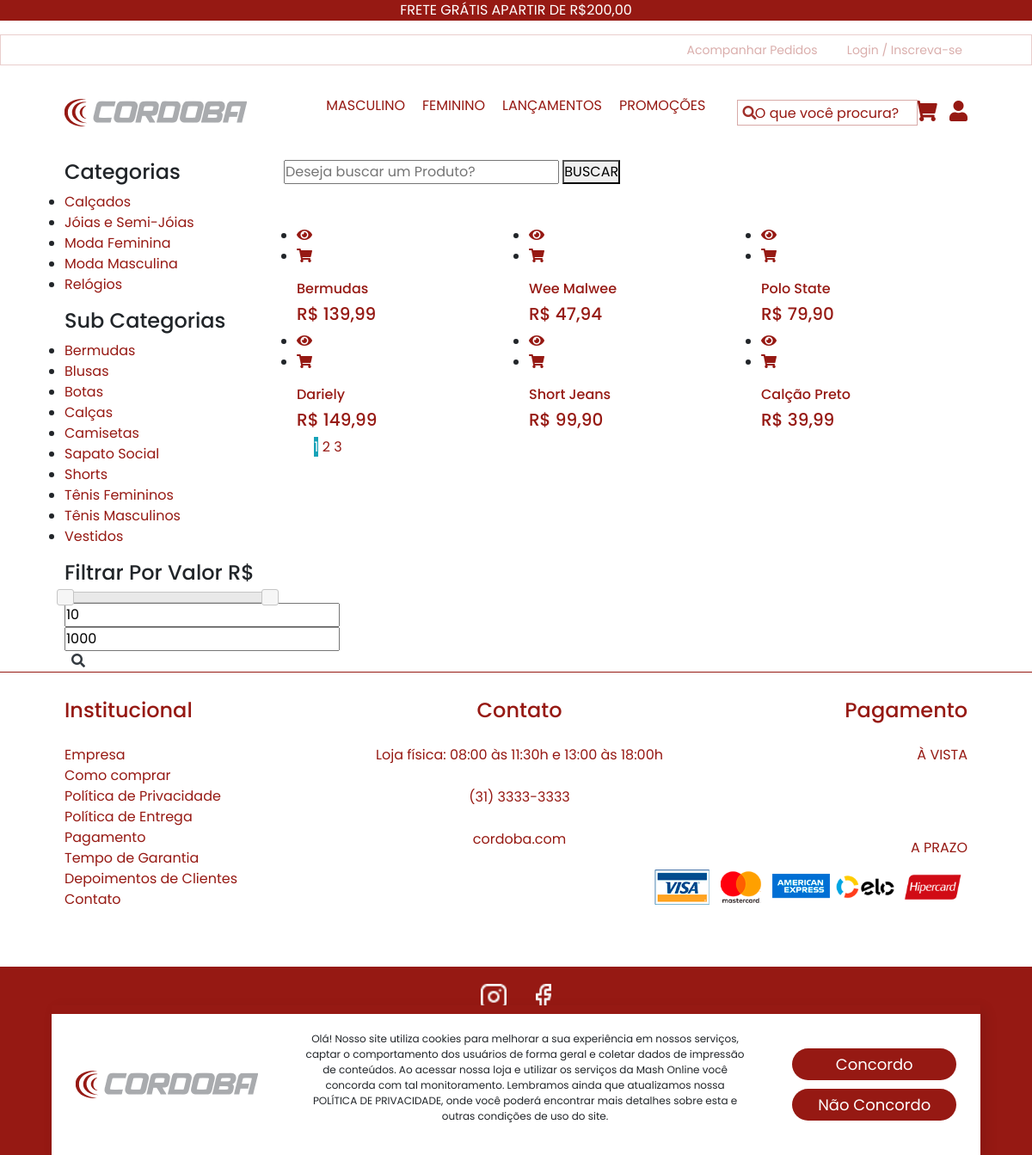
/lista-produtos.php, run on the app's committed database.
### tables this page shows
CREATE TABLE `categorias` (
  `id` int(11) NOT NULL AUTO_INCREMENT,
  `nome` varchar(50) NOT NULL,
  `nome_url` varchar(50) NOT NULL,
  `imagem` varchar(100) NOT NULL,
  PRIMARY KEY (`id`)
);

CREATE TABLE `sub_categorias` (
  `id` int(11) NOT NULL AUTO_INCREMENT,
  `nome` varchar(50) NOT NULL,
  `nome_url` varchar(50) NOT NULL,
  `imagem` varchar(100) NOT NULL,
  `id_categoria` int(11) NOT NULL,
  PRIMARY KEY (`id`)
);

CREATE TABLE `produtos` (
  `id` int(11) NOT NULL AUTO_INCREMENT,
  `categoria` int(11) NOT NULL,
  `sub_categoria` int(11) NOT NULL,
  `nome` varchar(100) NOT NULL,
  `nome_url` varchar(100) NOT NULL,
  `descricao` varchar(1000) NOT NULL,
  `descricao_longa` text NOT NULL,
  `valor` decimal(10,2) NOT NULL,
  `imagem` varchar(100) NOT NULL,
  `estoque` int(11) NOT NULL,
  `tipo_envio` int(11) NOT NULL,
  `palavras` varchar(250) NOT NULL,
  `ativo` varchar(5) NOT NULL,
  `peso` double(8,2) DEFAULT NULL,
  `largura` double(8,2) DEFAULT NULL,
  `altura` double(8,2) DEFAULT NULL,
  `comprimento` double(8,2) DEFAULT NULL,
  `modelo` varchar(100) DEFAULT NULL,
  `valor_frete` decimal(8,2) DEFAULT NULL,
  `promocao` varchar(5) NOT NULL,
  PRIMARY KEY (`id`)
);

### config.php (called while the page is built, shortened)
<?php
$itens_por_pagina = 6;
 ?>

### lista-produtos.php (the view, shortened to what this page needs)
<?php
require_once("cabecalho.php");
require_once("conexao.php");
?>
<?php
if(@$_GET['pagina'] != null){
    $pag = $_GET['pagina'];
}else{
    $pag = 0;
}
$limite = $pag * @$itens_por_pagina;
$pagina = $pag;
$nome_pag = 'lista-produtos.php';
?>
<?php
$subcategoria_get = @$_GET['nome'];
$query = $pdo->query("SELECT * FROM sub_categorias where nome_url = '$subcategoria_get' ");
$res = $query->fetchAll(PDO::FETCH_ASSOC);
$id_subcategoria = @$res[0]['id'];
 ?>
 <?php
$valor_inicial = @$_GET['valor-inicial'];
$valor_final = @$_GET['valor-final'];
 ?>
<section class="product spad">
    <div class="container">
        <div class="row">
            <div class="col-lg-3 col-md-5">
                <div class="sidebar">
                    <div class="sidebar__item">
                        <h4>Categorias</h4>
                        <ul>
                            <?php
                            $query = $pdo->query("SELECT * FROM categorias order by nome asc ");
                            $res = $query->fetchAll(PDO::FETCH_ASSOC);
                            for ($i=0; $i < count($res); $i++) {
                              $nome = $res[$i]['nome'];
                              $nome_url = $res[$i]['nome_url'];
                              ?>
                              <li><a href="sub-categoria-de-<?php echo $nome_url ?>"><?php echo $nome ?></a></li>
                          <?php } ?>
                      </ul>
                  </div>
                  <div class="sidebar__item">
                    <h4>Sub Categorias</h4>
                    <ul>
                        <?php
                        $query = $pdo->query("SELECT * FROM sub_categorias order by nome asc ");
                        $res = $query->fetchAll(PDO::FETCH_ASSOC);
                        for ($i=0; $i < count($res); $i++) {
                          $nome = $res[$i]['nome'];
                          $nome_url = $res[$i]['nome_url'];
                          ?>
                          <li><a href="produtos-<?php echo $nome_url ?>"><?php echo $nome ?></a></li>
                      <?php } ?>
                  </ul>
              </div>
               <div class="sidebar__item">
                    <h4>Filtrar Por Valor R$</h4>
                    <div class="price-range-wrap">
                        <div class="price-range ui-slider ui-corner-all ui-slider-horizontal ui-widget ui-widget-content"
                        data-min="10" data-max="1000">
                        <span tabindex="0" class="ui-slider-handle ui-corner-all ui-state-default"></span>
                        <span tabindex="0" class="ui-slider-handle ui-corner-all ui-state-default"></span>
                    </div>
                    <div class="range-slider">
                        <div class="price-input">
                            <form method="get" action="lista-produtos.php" name="form_valor">
                                <input type="text" name="valor-inicial" id="minamount">
                                <input type="text" name="valor-final" id="maxamount">
                                <a href="#" onclick="document.form_valor.submit(); return false;" class="text-dark">
                                    <i class="fa fa-search ml-2"></i>
                                </a>
                            </form>
                        </div>
                    </div>
                </div>
            </div>
    </div>
</div>
<div class="col-lg-9 col-md-7">
    <div class="row">
        <div class="hero__search__form mb-4">
            <form action="lista-produtos.php" method="GET">
                <input type="text" name="txtBuscar" placeholder="Deseja buscar um Produto?" value="<?php echo @$_GET['txtBuscar'] ?>">
                <button type="submit" class="site-btn">BUSCAR</button>
            </form>
        </div>
    </div>
        <?php
        if(@$_GET['txtBuscar'] != "") {
            $buscar = '%'.@$_GET['txtBuscar'].'%';
        }else{
            $buscar = '%';
        }
        if($subcategoria_get == "" and $valor_inicial == "") {
        $query = $pdo->query("SELECT * FROM produtos where nome LIKE '$buscar' or palavras like '$buscar' order by id desc LIMIT $limite, $itens_por_pagina ");
        }else if($valor_inicial != ""){
            $query = $pdo->query("SELECT * FROM produtos where valor >= '$valor_inicial' and valor <= '$valor_final' order by id desc");
        }
        else{
            $query = $pdo->query("SELECT * FROM produtos where sub_categoria = '$id_subcategoria' order by id desc");
        }
        $res = $query->fetchAll(PDO::FETCH_ASSOC);
        echo '<div class="row mt-4">';
        for ($i=0; $i < count($res); $i++) {
          $nome = $res[$i]['nome'];
          $valor = $res[$i]['valor'];
          $nome_url = $res[$i]['nome_url'];
          $imagem = $res[$i]['imagem'];
          $promocao = $res[$i]['promocao'];
          $id = $res[$i]['id'];
          $valor = number_format($valor, 2, ',', '.');
          $query3 = $pdo->query("SELECT * FROM produtos ");
          $res3 = $query3->fetchAll(PDO::FETCH_ASSOC);
          $num_total = @count($res3);
          $num_paginas = ceil($num_total/$itens_por_pagina);
          if($promocao == 'Sim'){
            $queryp = $pdo->query("SELECT * FROM promocoes where id_produto = '$id' ");
            $resp = $queryp->fetchAll(PDO::FETCH_ASSOC);
            $valor_promo = $resp[0]['valor'];
            $desconto = $resp[0]['desconto'];
            $valor_promo = number_format($valor_promo, 2, ',', '.');
            ?>
            <div class="col-lg-4 col-md-6 col-sm-6">
                <div class="product__discount__item">
                    <div class="product__discount__item__pic set-bg"
                    data-setbg="img/produtos/<?php echo $imagem ?>">
                    <div class="product__discount__percent">-<?php echo $desconto ?>%</div>
                    <ul class="product__item__pic__hover">
                     <li><a href="produto-<?php echo $nome_url ?>"><i class="fa fa-eye"></i></a></li>
                    <li><a href="" onclick="carrinhoModal('<?php echo $id ?>','Não')"><i class="fa fa-shopping-cart"></i></a>
                     </ul>
                 </div>
                 <div class="product__discount__item__text">
                    <h5><a href="produto-<?php echo $nome_url ?>"><?php echo $nome ?></a></h5>
                    <div class="product__item__price">R$ <?php echo $valor_promo ?> <span>R$ <?php echo $valor ?></span></div>
                </div>
            </div>
        </div>
    <?php }else{ ?>
     <div class="col-lg-4 col-md-6 col-sm-6">
       <div class="featured__item">
        <div class="featured__item__pic set-bg" data-setbg="img/produtos/<?php echo $imagem ?>">
            <ul class="featured__item__pic__hover">
                <li><a href="produto-<?php echo $nome_url ?>"><i class="fa fa-eye"></i></a></li>
                <li><a href="" onclick="carrinhoModal('<?php echo $id ?>','Não')"><i class="fa fa-shopping-cart"></i></a>
            </ul>
        </div>
        <div class="featured__item__text">
            <a href="produto-<?php echo $nome_url ?>"><h6><?php echo $nome ?></h6>
                <h5>R$ <?php echo $valor ?></h5></a>
            </div>
        </div>
    </div>
<?php } } ?>
</div>
<?php if(@$_GET['txtBuscar'] == "" and @$id_subcategoria == "" and @$valor_inicial == ""){ ?>
<div class="product__pagination">
                <a href="<?php echo $nome_pag ?>?pagina=0"><i class="fa fa-long-arrow-left"></i></a>
                <?php
                    for($i = 0; $i < @$num_paginas; $i++){
                        $estilo = '';
                        if($pagina == $i){
                            $estilo = 'bg-info text-light';
                        }
                        if($pagina >= ($i - 2) && $pagina <= ($i + 2)){ ?>
                         <a href="<?php echo $nome_pag ?>?pagina=<?php echo $i ?>" class="<?php echo $estilo ?>"><?php echo $i + 1 ?></a>
                       <?php }
                    }
                 ?>
                <a href="<?php echo $nome_pag ?>?pagina=<?php echo $num_paginas - 1 ?>"><i class="fa fa-long-arrow-right"></i></a>
 </div>
<?php } ?>
</div>
</div>
</div>
</section>
<?php
require_once("rodape.php");
?>

### data on the page
categorias: nome "Calçados"
categorias: nome "Jóias e Semi-Jóias"
categorias: nome "Moda Feminina"
categorias: nome "Moda Masculina"
categorias: nome "Relógios"
sub_categorias: nome "Bermudas"
sub_categorias: nome "Blusas"
sub_categorias: nome "Botas"
sub_categorias: nome "Calças"
sub_categorias: nome "Camisetas"
sub_categorias: nome "Sapato Social"
sub_categorias: nome "Shorts"
sub_categorias: nome "Tênis Femininos"
sub_categorias: nome "Tênis Masculinos"
sub_categorias: nome "Vestidos"
produtos: nome "Bermudas", valor "139,99"
produtos: nome "Wee Malwee", valor "47,94"
produtos: nome "Polo State", valor "79,90"
produtos: nome "Dariely", valor "149,99"
produtos: nome "Short Jeans", valor "99,90"
produtos: nome "Calção Preto", valor "39,99"

### other printed values
$texto_destaque "FRETE GRÁTIS APARTIR DE R$200,00"
$telefone "(31) 3333-3333"
$email "cordoba.com"
